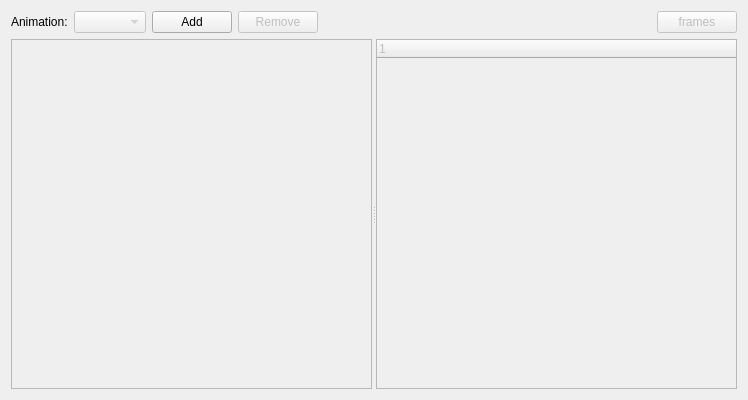
<?xml version="1.0" encoding="UTF-8"?>
<ui version="4.0">
 <class>TimeLineWidget</class>
 <widget class="QWidget" name="TimeLineWidget">
  <property name="geometry">
   <rect>
    <x>0</x>
    <y>0</y>
    <width>748</width>
    <height>400</height>
   </rect>
  </property>
  <property name="windowTitle">
   <string>Form</string>
  </property>
  <layout class="QVBoxLayout" name="verticalLayout">
   <item>
    <layout class="QHBoxLayout" name="horizontalLayout">
     <item>
      <widget class="QLabel" name="label">
       <property name="text">
        <string>Animation:</string>
       </property>
      </widget>
     </item>
     <item>
      <widget class="QComboBox" name="comboBox">
       <property name="enabled">
        <bool>false</bool>
       </property>
       <property name="sizeAdjustPolicy">
        <enum>QComboBox::AdjustToContents</enum>
       </property>
      </widget>
     </item>
     <item>
      <widget class="QPushButton" name="addButton">
       <property name="text">
        <string>Add</string>
       </property>
      </widget>
     </item>
     <item>
      <widget class="QPushButton" name="removeButton">
       <property name="enabled">
        <bool>false</bool>
       </property>
       <property name="text">
        <string>Remove</string>
       </property>
      </widget>
     </item>
     <item>
      <spacer name="horizontalSpacer">
       <property name="orientation">
        <enum>Qt::Horizontal</enum>
       </property>
       <property name="sizeHint" stdset="0">
        <size>
         <width>40</width>
         <height>20</height>
        </size>
       </property>
      </spacer>
     </item>
     <item>
      <widget class="QPushButton" name="framesButton">
       <property name="enabled">
        <bool>false</bool>
       </property>
       <property name="text">
        <string>frames</string>
       </property>
      </widget>
     </item>
    </layout>
   </item>
   <item>
    <widget class="QSplitter" name="splitter">
     <property name="enabled">
      <bool>false</bool>
     </property>
     <property name="sizePolicy">
      <sizepolicy hsizetype="Expanding" vsizetype="MinimumExpanding">
       <horstretch>0</horstretch>
       <verstretch>0</verstretch>
      </sizepolicy>
     </property>
     <property name="orientation">
      <enum>Qt::Horizontal</enum>
     </property>
     <widget class="QTreeView" name="treeView"/>
     <widget class="QTreeWidget" name="treeWidget">
      <column>
       <property name="text">
        <string notr="true">1</string>
       </property>
      </column>
     </widget>
    </widget>
   </item>
  </layout>
 </widget>
 <resources/>
 <connections/>
</ui>
